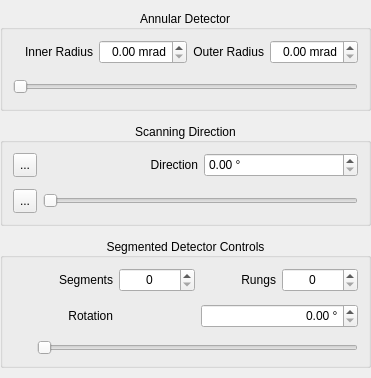
        <widget class="QWidget" name="AnnularDetectorTab">
         <property name="sizePolicy">
          <sizepolicy hsizetype="Preferred" vsizetype="MinimumExpanding">
           <horstretch>0</horstretch>
           <verstretch>0</verstretch>
          </sizepolicy>
         </property>
         <layout class="QVBoxLayout" name="verticalLayout" stretch="0,0,0,0">
          <property name="spacing">
           <number>12</number>
          </property>
          <property name="sizeConstraint">
           <enum>QLayout::SetDefaultConstraint</enum>
          </property>
          <property name="leftMargin">
           <number>0</number>
          </property>
          <property name="topMargin">
           <number>10</number>
          </property>
          <property name="rightMargin">
           <number>0</number>
          </property>
          <property name="bottomMargin">
           <number>10</number>
          </property>
          <item>
           <widget class="QGroupBox" name="annularControls">
            <property name="sizePolicy">
             <sizepolicy hsizetype="Preferred" vsizetype="Preferred">
              <horstretch>1</horstretch>
              <verstretch>0</verstretch>
             </sizepolicy>
            </property>
            <property name="title">
             <string>Annular Detector</string>
            </property>
            <property name="alignment">
             <set>Qt::AlignCenter</set>
            </property>
            <property name="flat">
             <bool>false</bool>
            </property>
            <layout class="QGridLayout" name="gridLayout_7">
             <property name="sizeConstraint">
              <enum>QLayout::SetMinimumSize</enum>
             </property>
             <property name="leftMargin">
              <number>10</number>
             </property>
             <property name="topMargin">
              <number>10</number>
             </property>
             <property name="rightMargin">
              <number>10</number>
             </property>
             <property name="bottomMargin">
              <number>10</number>
             </property>
             <property name="verticalSpacing">
              <number>12</number>
             </property>
             <item row="0" column="2">
              <widget class="QLabel" name="AnnRiLabel">
               <property name="minimumSize">
                <size>
                 <width>0</width>
                 <height>24</height>
                </size>
               </property>
               <property name="maximumSize">
                <size>
                 <width>16777215</width>
                 <height>16777215</height>
                </size>
               </property>
               <property name="baseSize">
                <size>
                 <width>0</width>
                 <height>0</height>
                </size>
               </property>
               <property name="text">
                <string>Inner Radius</string>
               </property>
               <property name="alignment">
                <set>Qt::AlignRight|Qt::AlignTrailing|Qt::AlignVCenter</set>
               </property>
              </widget>
             </item>
             <item row="0" column="3">
              <widget class="QDoubleSpinBox" name="AnnRi_NF">
               <property name="minimumSize">
                <size>
                 <width>0</width>
                 <height>24</height>
                </size>
               </property>
               <property name="maximumSize">
                <size>
                 <width>16777215</width>
                 <height>16777215</height>
                </size>
               </property>
               <property name="baseSize">
                <size>
                 <width>62</width>
                 <height>0</height>
                </size>
               </property>
               <property name="alignment">
                <set>Qt::AlignRight|Qt::AlignTrailing|Qt::AlignVCenter</set>
               </property>
               <property name="suffix">
                <string> mrad</string>
               </property>
               <property name="maximum">
                <double>99.000000000000000</double>
               </property>
               <property name="singleStep">
                <double>0.500000000000000</double>
               </property>
               <property name="stepType">
                <enum>QAbstractSpinBox::DefaultStepType</enum>
               </property>
              </widget>
             </item>
             <item row="0" column="5">
              <widget class="QDoubleSpinBox" name="AnnRo_NF">
               <property name="minimumSize">
                <size>
                 <width>0</width>
                 <height>24</height>
                </size>
               </property>
               <property name="alignment">
                <set>Qt::AlignRight|Qt::AlignTrailing|Qt::AlignVCenter</set>
               </property>
               <property name="suffix">
                <string> mrad</string>
               </property>
               <property name="singleStep">
                <double>0.500000000000000</double>
               </property>
              </widget>
             </item>
             <item row="0" column="4">
              <widget class="QLabel" name="AnnRoLabel">
               <property name="minimumSize">
                <size>
                 <width>0</width>
                 <height>24</height>
                </size>
               </property>
               <property name="text">
                <string>Outer Radius</string>
               </property>
               <property name="alignment">
                <set>Qt::AlignRight|Qt::AlignTrailing|Qt::AlignVCenter</set>
               </property>
              </widget>
             </item>
             <item row="1" column="0" colspan="6">
              <widget class="QRangeSlider" name="AnnRi">
               <property name="minimumSize">
                <size>
                 <width>0</width>
                 <height>22</height>
                </size>
               </property>
               <property name="maximumSize">
                <size>
                 <width>16777215</width>
                 <height>22</height>
                </size>
               </property>
               <property name="orientation">
                <enum>Qt::Horizontal</enum>
               </property>
              </widget>
             </item>
            </layout>
           </widget>
          </item>
          <item>
           <widget class="QGroupBox" name="comControls">
            <property name="sizePolicy">
             <sizepolicy hsizetype="Preferred" vsizetype="Preferred">
              <horstretch>1</horstretch>
              <verstretch>0</verstretch>
             </sizepolicy>
            </property>
            <property name="title">
             <string>Scanning Direction</string>
            </property>
            <property name="alignment">
             <set>Qt::AlignCenter</set>
            </property>
            <property name="flat">
             <bool>false</bool>
            </property>
            <layout class="QGridLayout" name="gridLayout_2">
             <property name="sizeConstraint">
              <enum>QLayout::SetMinimumSize</enum>
             </property>
             <property name="leftMargin">
              <number>10</number>
             </property>
             <property name="topMargin">
              <number>10</number>
             </property>
             <property name="rightMargin">
              <number>10</number>
             </property>
             <property name="bottomMargin">
              <number>10</number>
             </property>
             <property name="verticalSpacing">
              <number>12</number>
             </property>
             <item row="0" column="1">
              <widget class="QLabel" name="ScanDirLabel">
               <property name="minimumSize">
                <size>
                 <width>0</width>
                 <height>24</height>
                </size>
               </property>
               <property name="text">
                <string>Direction</string>
               </property>
               <property name="alignment">
                <set>Qt::AlignRight|Qt::AlignTrailing|Qt::AlignVCenter</set>
               </property>
              </widget>
             </item>
             <item row="1" column="1" colspan="2">
              <widget class="QDoubleSlider" name="ScanDir">
               <property name="orientation">
                <enum>Qt::Horizontal</enum>
               </property>
              </widget>
             </item>
             <item row="0" column="0">
              <widget class="QToolButton" name="ScanDirUnlock">
               <property name="minimumSize">
                <size>
                 <width>24</width>
                 <height>24</height>
                </size>
               </property>
               <property name="text">
                <string>...</string>
               </property>
               <property name="icon">
                <iconset>
                 <normaloff>icons/unlock.png</normaloff>icons/unlock.png</iconset>
               </property>
              </widget>
             </item>
             <item row="1" column="0">
              <widget class="QToolButton" name="ScanDirYFlip">
               <property name="minimumSize">
                <size>
                 <width>24</width>
                 <height>24</height>
                </size>
               </property>
               <property name="text">
                <string>...</string>
               </property>
               <property name="icon">
                <iconset>
                 <normaloff>icons/axis-y.png</normaloff>icons/axis-y.png</iconset>
               </property>
              </widget>
             </item>
             <item row="0" column="2">
              <widget class="QDoubleSpinBox" name="ScanDir_NF">
               <property name="minimumSize">
                <size>
                 <width>0</width>
                 <height>24</height>
                </size>
               </property>
               <property name="suffix">
                <string> °</string>
               </property>
              </widget>
             </item>
            </layout>
           </widget>
          </item>
          <item>
           <widget class="QGroupBox" name="dpcControls">
            <property name="sizePolicy">
             <sizepolicy hsizetype="Preferred" vsizetype="Preferred">
              <horstretch>1</horstretch>
              <verstretch>0</verstretch>
             </sizepolicy>
            </property>
            <property name="font">
             <font>
              <weight>50</weight>
              <bold>false</bold>
             </font>
            </property>
            <property name="title">
             <string>Segmented Detector Controls</string>
            </property>
            <property name="alignment">
             <set>Qt::AlignCenter</set>
            </property>
            <property name="flat">
             <bool>false</bool>
            </property>
            <property name="checkable">
             <bool>false</bool>
            </property>
            <layout class="QGridLayout" name="gridLayout_6">
             <property name="sizeConstraint">
              <enum>QLayout::SetMinimumSize</enum>
             </property>
             <property name="leftMargin">
              <number>10</number>
             </property>
             <property name="topMargin">
              <number>10</number>
             </property>
             <property name="rightMargin">
              <number>10</number>
             </property>
             <property name="bottomMargin">
              <number>10</number>
             </property>
             <property name="verticalSpacing">
              <number>12</number>
             </property>
             <item row="0" column="2">
              <widget class="QSpinBox" name="NSeg">
               <property name="minimumSize">
                <size>
                 <width>0</width>
                 <height>24</height>
                </size>
               </property>
               <property name="alignment">
                <set>Qt::AlignCenter</set>
               </property>
              </widget>
             </item>
             <item row="2" column="1" colspan="4">
              <widget class="QDoubleSlider" name="DetRot">
               <property name="orientation">
                <enum>Qt::Horizontal</enum>
               </property>
              </widget>
             </item>
             <item row="0" column="3">
              <widget class="QLabel" name="NRungLabel">
               <property name="minimumSize">
                <size>
                 <width>0</width>
                 <height>24</height>
                </size>
               </property>
               <property name="text">
                <string>Rungs</string>
               </property>
               <property name="alignment">
                <set>Qt::AlignRight|Qt::AlignTrailing|Qt::AlignVCenter</set>
               </property>
              </widget>
             </item>
             <item row="0" column="0">
              <spacer name="horizontalSpacer">
               <property name="orientation">
                <enum>Qt::Horizontal</enum>
               </property>
               <property name="sizeType">
                <enum>QSizePolicy::Fixed</enum>
               </property>
               <property name="sizeHint" stdset="0">
                <size>
                 <width>24</width>
                 <height>24</height>
                </size>
               </property>
              </spacer>
             </item>
             <item row="1" column="1">
              <widget class="QLabel" name="DetRotLabel">
               <property name="minimumSize">
                <size>
                 <width>0</width>
                 <height>24</height>
                </size>
               </property>
               <property name="text">
                <string>Rotation</string>
               </property>
               <property name="alignment">
                <set>Qt::AlignRight|Qt::AlignTrailing|Qt::AlignVCenter</set>
               </property>
              </widget>
             </item>
             <item row="0" column="1">
              <widget class="QLabel" name="NSegLabel">
               <property name="minimumSize">
                <size>
                 <width>0</width>
                 <height>24</height>
                </size>
               </property>
               <property name="text">
                <string>Segments</string>
               </property>
               <property name="alignment">
                <set>Qt::AlignRight|Qt::AlignTrailing|Qt::AlignVCenter</set>
               </property>
              </widget>
             </item>
             <item row="0" column="4">
              <widget class="QSpinBox" name="NRung">
               <property name="minimumSize">
                <size>
                 <width>0</width>
                 <height>24</height>
                </size>
               </property>
               <property name="alignment">
                <set>Qt::AlignCenter</set>
               </property>
              </widget>
             </item>
             <item row="1" column="3" colspan="2">
              <widget class="QDoubleSpinBox" name="DetRot_NF">
               <property name="minimumSize">
                <size>
                 <width>0</width>
                 <height>24</height>
                </size>
               </property>
               <property name="alignment">
                <set>Qt::AlignRight|Qt::AlignTrailing|Qt::AlignVCenter</set>
               </property>
               <property name="suffix">
                <string> °</string>
               </property>
              </widget>
             </item>
            </layout>
           </widget>
          </item>
          <item>
           <spacer name="verticalSpacer">
            <property name="orientation">
             <enum>Qt::Vertical</enum>
            </property>
            <property name="sizeType">
             <enum>QSizePolicy::MinimumExpanding</enum>
            </property>
            <property name="sizeHint" stdset="0">
             <size>
              <width>0</width>
              <height>0</height>
             </size>
            </property>
           </spacer>
          </item>
         </layout>
        </widget>
